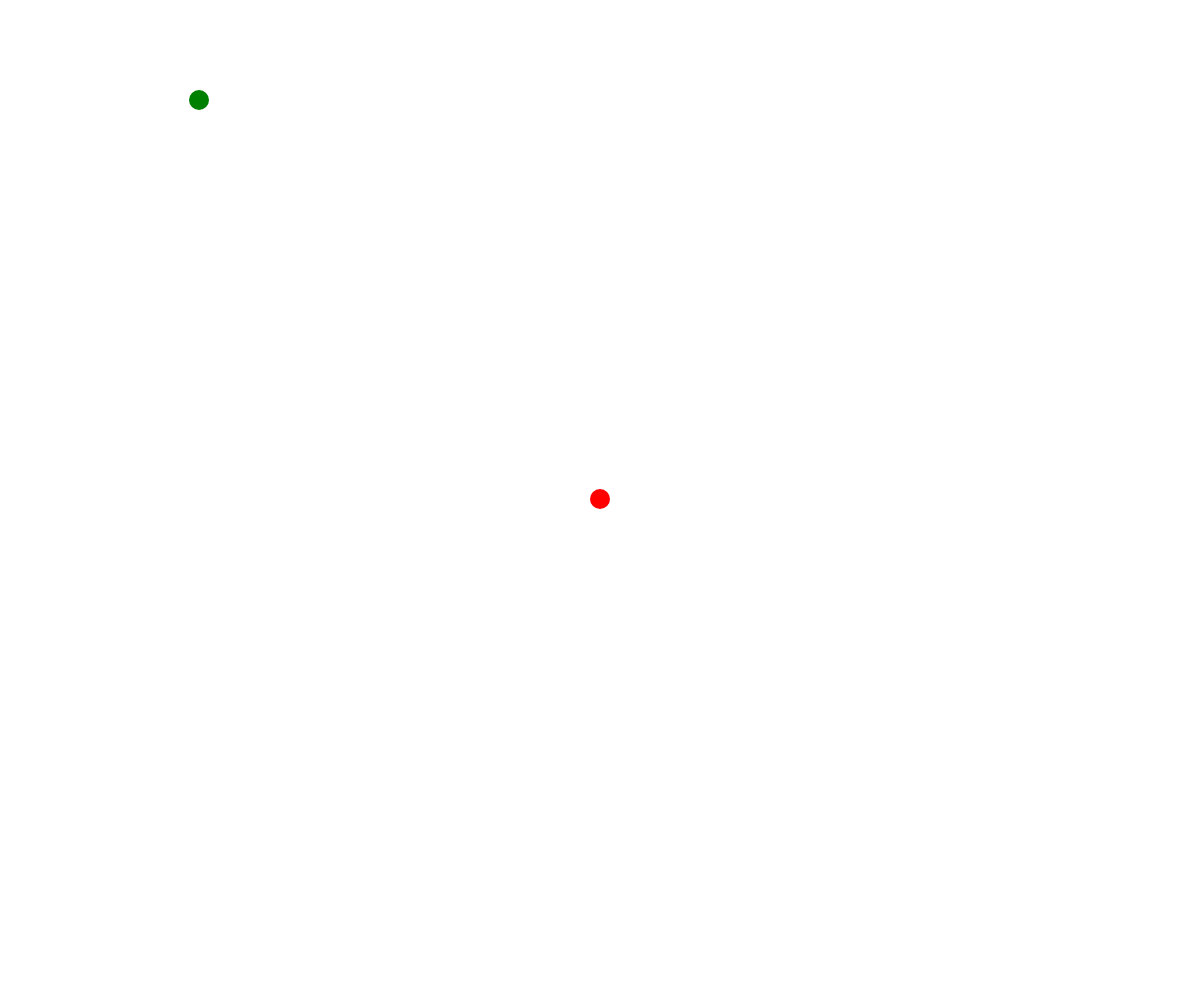
Frame 1 (no input)
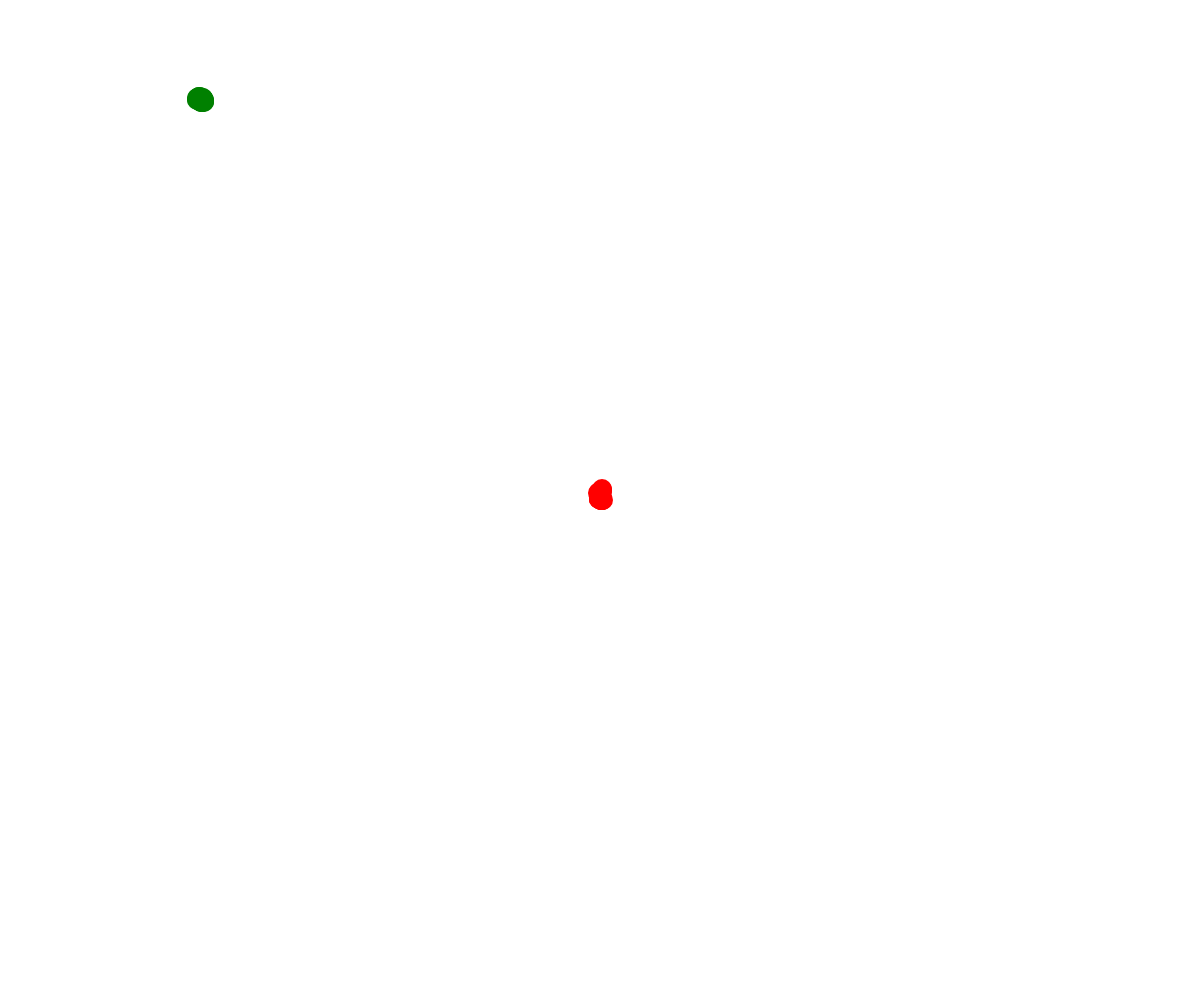
Frame 60 (no input)
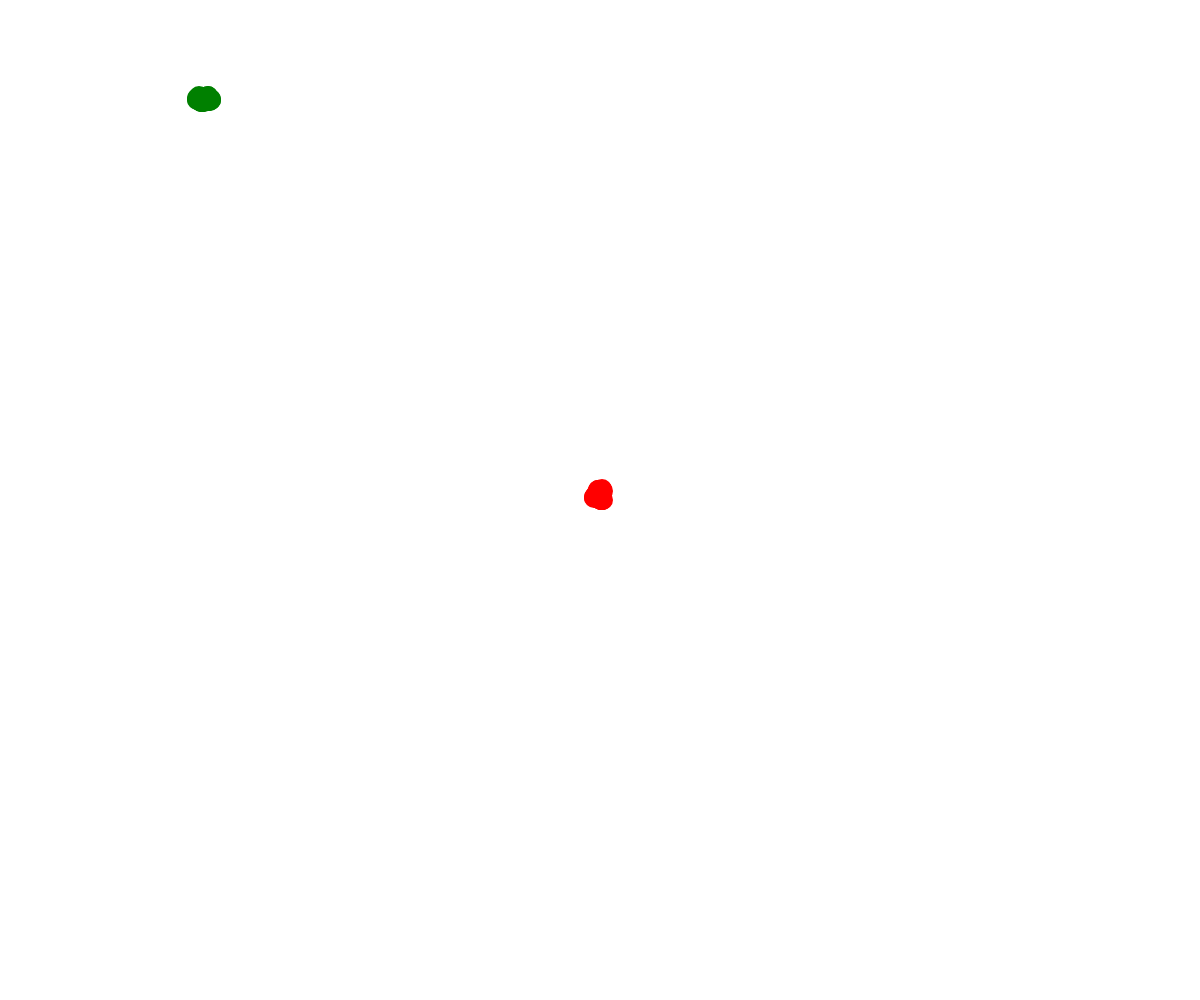
Frame 120 (the mouse pressed at the canvas centre since frame 60)

The p5.js sketch that drew these frames (run headless with seeded random() and noise() and a simulated clock; from frame 60 on, the mouse is pressed at the canvas centre):

// p5.js sketch
// ── sketch.js
// onjects intro
//10/5/2020

let richard;
let april;

function setup() {
  createCanvas(windowWidth, windowHeight);
  richard = new Walker(width/2, height/2, "red");
  april = new Walker(200,100,"green");
}

function draw() {
  // background(220);

  richard.move();
  april.move();
  richard.display();
  april.display();
}

class Walker {
  constructor(x, y, theColour) {
    this.x = x;
    this.y = y;
    this.colour = theColour;
  }
  move() {
    let choice = random(100);
    if (choice < 25) {
      this.x -= 1;
    }
    else if (choice < 50) {
      this.x += 1;
    }
    else if (choice < 75) {
      this.y -= 1;
    }
    else {
      this.y += 1;
    }
  }

  display() {
    noStroke();
    fill(this.colour);
    circle(this.x, this.y, 20);
  }
}
